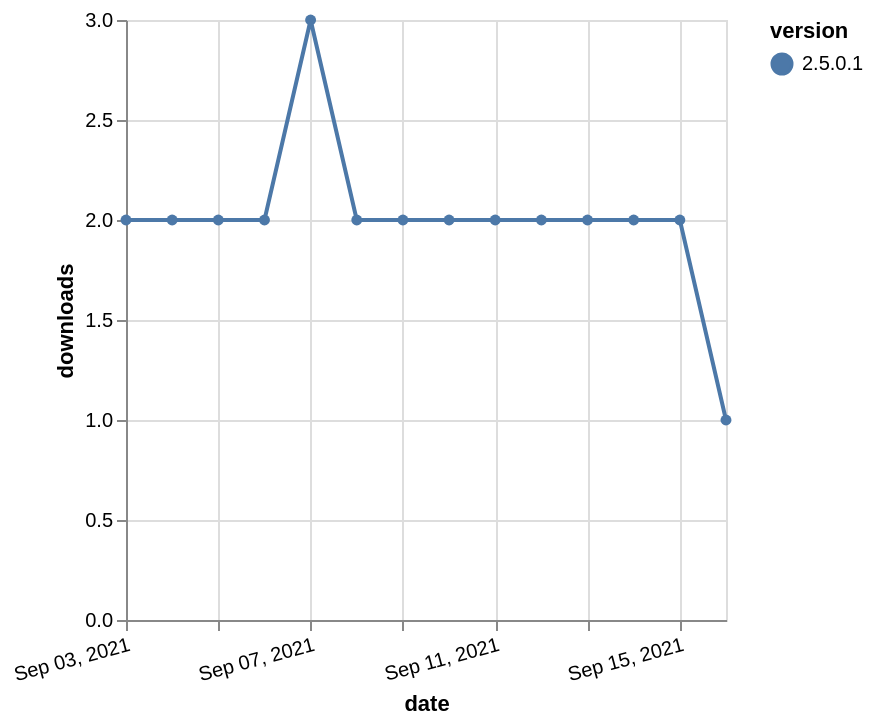

Describe this chart as a Vega-Lite specification.
### Vega-Lite specification from a JSON file in a GitHub repository (floating-point values rounded to 4 significant figures)
{"$schema": "https://vega.github.io/schema/vega-lite/v5.json", "description": "A simple bar chart with embedded data.", "data": {"values": [{"date": "2021-09-03", "total": 555, "delta": 2, "version": "2.5.0.1"}, {"date": "2021-09-04", "total": 557, "delta": 2, "version": "2.5.0.1"}, {"date": "2021-09-05", "total": 559, "delta": 2, "version": "2.5.0.1"}, {"date": "2021-09-06", "total": 561, "delta": 2, "version": "2.5.0.1"}, {"date": "2021-09-07", "total": 564, "delta": 3, "version": "2.5.0.1"}, {"date": "2021-09-08", "total": 566, "delta": 2, "version": "2.5.0.1"}, {"date": "2021-09-09", "total": 568, "delta": 2, "version": "2.5.0.1"}, {"date": "2021-09-10", "total": 570, "delta": 2, "version": "2.5.0.1"}, {"date": "2021-09-11", "total": 572, "delta": 2, "version": "2.5.0.1"}, {"date": "2021-09-12", "total": 574, "delta": 2, "version": "2.5.0.1"}, {"date": "2021-09-13", "total": 576, "delta": 2, "version": "2.5.0.1"}, {"date": "2021-09-14", "total": 578, "delta": 2, "version": "2.5.0.1"}, {"date": "2021-09-15", "total": 580, "delta": 2, "version": "2.5.0.1"}, {"date": "2021-09-16", "total": 581, "delta": 1, "version": "2.5.0.1"}]}, "width": "container", "mark": {"type": "line", "point": {"filled": true}}, "encoding": {"x": {"field": "date", "type": "temporal", "timeUnit": "yearmonthdate", "title": "date", "axis": {"labelAngle": -15}}, "y": {"field": "delta", "type": "quantitative", "title": "downloads"}, "color": {"field": "version", "type": "nominal"}, "tooltip": {"field": "delta"}}}
